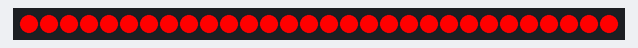
The program below on a simulated CircuitPython board. Shown: 30 RGB LEDs in strip order, left to right.

Above: at 0.1 s.
At 1.1 s:
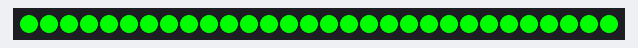
At 2.1 s:
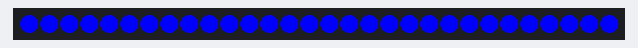

The program:

Wire_LED_Light_Strip.py
```python
import board
import time
from digitalio import DigitalInOut, Direction, Pull
import neopixel

# create a neopixel object for the 30 pixel RGB strip
pixel_strip = neopixel.NeoPixel(board.D13, 30, bpp=3)

while True:

    # call the .fill method with a color hex code of Red
    pixel_strip.fill(0xff0000)
    time.sleep(1)
    # call the .fill method with a color hex code of Red
    pixel_strip.fill(0x00ff00)
    time.sleep(1)
    # call the .fill method with a color hex code of Red
    pixel_strip.fill(0x0000ff)
    time.sleep(1)
```

Measured:
- by itself, everything shown: repeats every 3.0 s, in 3 steps
- what the display in image 1 shows lasts 1.0 s, from 1.0 s to 2.0 s
